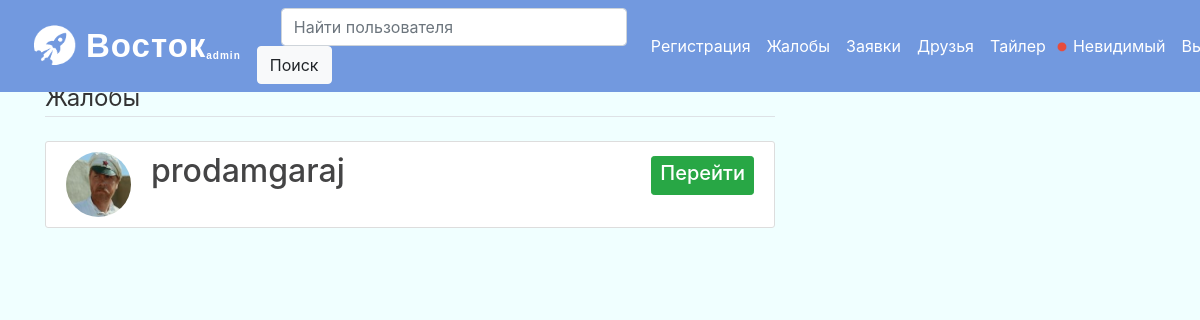
/complaints (signed in), run on the app's committed database.
### mes/models.py (models this page shows, shortened)
class User(db.Model, UserMixin):
    id = db.Column(db.Integer, primary_key=True)
    username = db.Column(db.String(20), unique=True, nullable=False)
    status = db.Column(db.String(120))
    image_file = db.Column(db.String(20), nullable=False, default='default.jpg')
    password = db.Column(db.String(60), nullable=False)
    online = db.Column(db.Boolean, default=0)
    admin = db.Column(db.Boolean, default=0)
    banned = db.Column(db.String(40), default=None)
    followed = db.relationship('User',
                               secondary=followers,
                               primaryjoin=(followers.c.follower_id == id),
                               secondaryjoin=(followers.c.followed_id == id),
                               backref=db.backref('followers', lazy='dynamic'),
                               lazy='dynamic')
    requested_by = db.relationship('User',
                                   secondary=requests,
                                   primaryjoin=(requests.c.follower_id == id),
                                   secondaryjoin=(requests.c.followed_id == id),
                                   backref=db.backref('requests', lazy='dynamic'),
                                   lazy='dynamic')

### mes/routes.py (the view)
@app.route("/complaints")
@login_required
def complaints():
    if current_user.admin == 1:
        user_list = User.query.filter_by(id=Complaint.offender_id).all()
        return render_template('complaints.html', title='Список жалоб', user_list=user_list)
    else:
        flash(f"У Вас нет доступа к этой странице", 'danger')
        return render_template('blank.html')

### mes/models.py (called while the page is built)
@loginManager.user_loader
def load_user(user_id):
    return User.query.get(int(user_id))

### mes/templates/complaints.html (shortened to what this page needs)
{% extends "layout.html" %}
{% block content %}
    {% if user_list == [] %} <h4><a class="article-title" >Жалоб не найдено</a></h4>
    {% else %}<legend class="border-bottom mb-4"> Жалобы</legend>    {% endif %}
{% for user in user_list %}
        <article class="media content-section" id="requestwaiting {{ user.id }}">
             <img class="rounded-circle article-img" src="{{ url_for('static', filename='profile_pics/' + user.image_file) }}">
          <div class="media-body">
              <h2><a href="{{ url_for('complaint_analyze' , user_id = user.id) }}" style="text-decoration: none; color: #444445" class="article-title" >{{ user.username }}</a></h2>
          </div>
          <div>
           <a class="btn btn-success btn-sm mt-1 mb-1" href="{{ url_for('complaint_analyze' , user_id = user.id) }}"><h5 style="color: #FFFFFF;
          margin-bottom: 5px;">Перейти</h5></a><br></div>
        </article>
{% endfor %}
{% endblock content %}

### mes/templates/layout.html (shortened to what this page needs)
<!DOCTYPE html>
<html>
<head>
    <link rel="stylesheet" href="https://maxcdn.bootstrapcdn.com/bootstrap/4.0.0/css/bootstrap.min.css">
    <link rel="stylesheet" type="text/css" href="../static/main.css">
</head>
<body style="background-color: #f0ffff">
    <header class="site-header">
      <nav class="navbar navbar-expand-md navbar-dark bg-steel fixed-top" style="background-color: #7299df;" >
        <div class="container-fluid" style="background-color:  #7299df;">
        <a href="/">
            <img id="myImage" src="../static/site_pics/rocket2.png" alt="Rocket"></a>
        {% if current_user.admin == True %}
          <a class="navbar-brand " style="font-family: Futura, Trebuchet MS, Arial, sans-serif; font-size: 33px; font-style: normal; font-variant: normal; font-weight: 700; line-height: 16.4px;  letter-spacing: 1px; color: white ;" href="/">Восток<sub style="font-size: 10px">admin</sub></a>
        {% else %}
            <a class="navbar-brand " style="font-family: Futura, Trebuchet MS, Arial, sans-serif; font-size: 33px; font-style: normal; font-variant: normal; font-weight: 700; line-height: 16.4px;  letter-spacing: 1px; color: white ;" href="/">Восток</a>
        {% endif %}
          <div class="collapse navbar-collapse" id="navbarToggle">
            <div class="navbar-nav mr-auto">
              <form class="form-inline" action=" {{ url_for('search' , username=search) }}">
                  <input class="form-control ml-sm-4 mr-sm-3 md-sm-4" size="27" name="search" type="search" placeholder="Найти пользователя" aria-label="Search">
                  <button class="btn btn-light" type="submit">Поиск</button>
              </form>
            </div>
            <div class="navbar-nav">
              {% if current_user.is_authenticated %}
                 {% if current_user.admin == True %}
                    <a class="nav-item nav-link" style="color: white ;"href="{{ url_for('register_admin') }}">Регистрация</a>
                    <a class="nav-item nav-link" style="color: white ;"href="{{ url_for('complaints') }}">Жалобы</a>
                     {% endif %}
                <a class="nav-item nav-link" style="color: white ;"href="{{ url_for('handle_request') }}">Заявки</a>
                <a class="nav-item nav-link" style="color: white ;"href="{{ url_for('friend_list') }}">Друзья</a>
                <a class="nav-item nav-link" style="color: white ;"href="{{ url_for('account' , username=current_user.username) }}">{{ current_user.username }}</a>
                   {% if current_user.online == False %}
                <img id="status" style="margin-top: 16px; margin-right: -2px; margin-left: 3px;" src="../static/site_pics/offline.png" alt="Offline" width="10" height="10">
                <a class="nav-item nav-link" style="color: white ;"href="{{ url_for('change_status')}}">Невидимый</a>
                                             {% endif %}
                <a class="nav-item nav-link" style="color: white ;"href="{{ url_for('logout') }}">Выйти</a>
              {% else %}
               <a class="nav-item nav-link" style="color: white ;"href="{{ url_for('login') }}">Вход</a>
               <a class="nav-item nav-link" style="color: white ;" href="{{ url_for('register') }}">Регистрация</a>
              {% endif %}
            </div>
          </div>
        </div>
      </nav>
    </header>
     <main role="main" class="container" style="background-color: #f0ffff">
      <div class="row" style="">
        <div class="col-md-8" style="">
                       {% block content %}{% endblock %}
        </div>
      </div>
    </main>
</body>
</html>

### mes/static/main.css (style rules this page uses)
button { background: #FFFFFF; }
body { background: #fafafa; color: #333333; margin-top: 5rem; }
h1, h2, h3, h4, h5, h6 { color: #444444; }
.bg-steel { background-color: #5f788a; }
.site-header .navbar-nav .nav-link { color: #cbd5db; }
.content-section { background: #ffffff; padding: 10px 20px; border: 1px solid #dddddd; border-radius: 3px; margin-bottom: 20px; }
.article-title { color: #444444; }
.article-img { height: 65px; width: 65px; margin-right: 16px; }
.container img { margin-right: 20px; }

### mes/templates/layout.html (style rules this page uses)
#myImage { margin-right: 5px; width: 50px; height: 50px; }

### data on the page
User: username "Тайлер"
User: image_file (picture), username "prodamgaraj"
